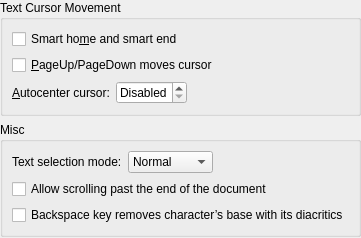
<?xml version="1.0" encoding="UTF-8"?>
<ui version="4.0">
 <class>NavigationConfigWidget</class>
 <widget class="QWidget" name="NavigationConfigWidget">
  <layout class="QVBoxLayout">
   <property name="margin">
    <number>0</number>
   </property>
   <item>
    <widget class="QGroupBox" name="gbCursorMovement">
     <property name="title">
      <string>Text Cursor Movement</string>
     </property>
     <layout class="QVBoxLayout">
      <item>
       <widget class="QCheckBox" name="chkSmartHome">
        <property name="whatsThis">
         <string>When selected, pressing the home key will cause the cursor to skip whitespace and go to the start of a line's text. The same applies for the end key.</string>
        </property>
        <property name="text">
         <string>Smart ho&amp;me and smart end</string>
        </property>
       </widget>
      </item>
      <item>
       <widget class="QCheckBox" name="chkPagingMovesCursor">
        <property name="whatsThis">
         <string>Selects whether the PageUp and PageDown keys should alter the vertical position of the cursor relative to the top of the view.</string>
        </property>
        <property name="text">
         <string>&amp;PageUp/PageDown moves cursor</string>
        </property>
       </widget>
      </item>
      <item>
       <layout class="QHBoxLayout">
        <property name="margin">
         <number>0</number>
        </property>
        <item>
         <widget class="QLabel" name="lblAutoCenterCursor">
          <property name="text">
           <string>&amp;Autocenter cursor:</string>
          </property>
          <property name="buddy">
           <cstring>sbAutoCenterCursor</cstring>
          </property>
         </widget>
        </item>
        <item>
         <widget class="QSpinBox" name="sbAutoCenterCursor">
          <property name="whatsThis">
           <string>Sets the number of lines to maintain visible above and below the cursor when possible.</string>
          </property>
          <property name="specialValueText">
           <string>Disabled</string>
          </property>
          <property name="suffix">
           <string> lines</string>
          </property>
         </widget>
        </item>
        <item>
         <spacer>
          <property name="orientation">
           <enum>Qt::Horizontal</enum>
          </property>
          <property name="sizeHint" stdset="0">
           <size>
            <width>1</width>
            <height>0</height>
           </size>
          </property>
         </spacer>
        </item>
       </layout>
      </item>
     </layout>
    </widget>
   </item>
   <item>
    <widget class="QGroupBox" name="cbNavigationMisc">
     <property name="title">
      <string>Misc</string>
     </property>
     <layout class="QVBoxLayout">
      <item>
       <layout class="QHBoxLayout" name="horizontalLayout">
        <item>
         <widget class="QLabel" name="lblTextSelectionMode">
          <property name="text">
           <string>Text selection mode:</string>
          </property>
          <property name="buddy">
           <cstring>cbTextSelectionMode</cstring>
          </property>
         </widget>
        </item>
        <item>
         <widget class="QComboBox" name="cbTextSelectionMode">
          <item>
           <property name="text">
            <string>Normal</string>
           </property>
          </item>
          <item>
           <property name="text">
            <string>Persistent</string>
           </property>
          </item>
         </widget>
        </item>
        <item>
         <spacer name="horizontalSpacer">
          <property name="orientation">
           <enum>Qt::Horizontal</enum>
          </property>
          <property name="sizeHint" stdset="0">
           <size>
            <width>40</width>
            <height>20</height>
           </size>
          </property>
         </spacer>
        </item>
       </layout>
      </item>
      <item>
       <widget class="QCheckBox" name="chkScrollPastEnd">
        <property name="text">
         <string>Allow scrolling past the end of the document</string>
        </property>
       </widget>
      </item>
      <item>
       <widget class="QCheckBox" name="chkBackspaceRemoveComposed">
        <property name="whatsThis">
         <string>When selected, composed characters are removed with their diacritics instead of only removing the base character. This is useful for Indic locales.</string>
        </property>
        <property name="text">
         <string>Backspace key removes character’s base with its diacritics</string>
        </property>
       </widget>
      </item>
     </layout>
    </widget>
   </item>
   <item>
    <spacer>
     <property name="orientation">
      <enum>Qt::Vertical</enum>
     </property>
     <property name="sizeHint" stdset="0">
      <size>
       <width>0</width>
       <height>1</height>
      </size>
     </property>
    </spacer>
   </item>
  </layout>
 </widget>
 <resources/>
 <connections/>
</ui>
